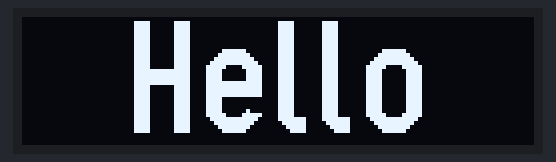
Simulated run of this sketch. Board: Arduino Nano, built with avr-gcc and run on an emulated ATmega328P. Parts: 128×32 one-colour display.

Above: at 0.1 s.

The sketch:

sketch_feb20a.ino
```cpp
/*I had some confusion initially but later found out
that SDA and SCL on Arduino Nano are available on A4 and A5 pins.

SDA -> A4
SCL -> A5*/
#include <Arduino.h>
#include <U8g2lib.h>
#include <SPI.h>
#include <Wire.h>
String myStr;
U8G2_SSD1306_128X32_UNIVISION_F_HW_I2C u8g2(U8G2_R0);
int I;
char s[9];
 void setup(void) {
   u8g2.begin();
}

  void loop(void) {
  // s="Hello!!!";
   //sprintf (s, "%d", I);
  //tone(7, I);
   u8g2.clearBuffer();          // clear the internal memory
   u8g2.setFont(u8g2_font_logisoso28_tr);  // choose a suitable font at https://github.com/olikraus/u8g2/wiki/fntlistall
   u8g2.drawStr(8,29," Hello");  // write something to the internal memory
   u8g2.sendBuffer();         // transfer internal memory to the display


}
```
